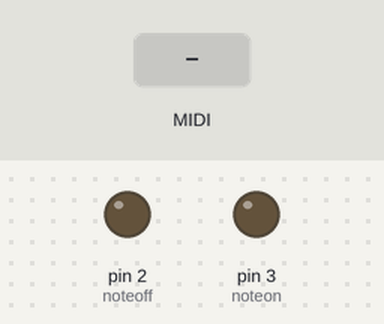
A sketch run on a simulated Arduino Uno, built with avr-gcc and run on an emulated ATmega328P. Parts: output pins drawn as LEDs (lit = HIGH). Inputs (shaded band) come from the test bench. MIDI output is not drawn.

Above: at 1.2 s.
1.3 s: MIDI note 36 received
At 1.45 s:
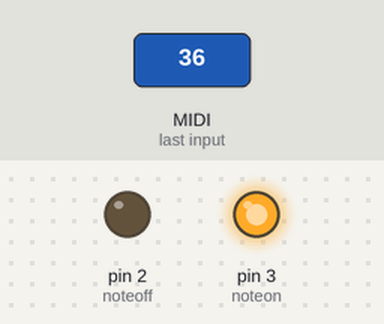
At 2.6 s:
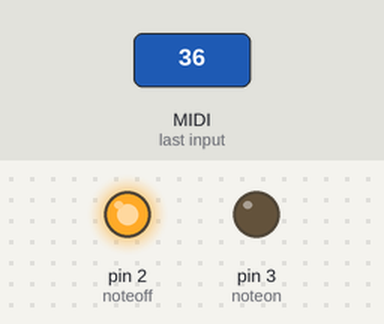
Timing chart, 0 to 4.3 s (numbered marks = the images above; inputs shaded):
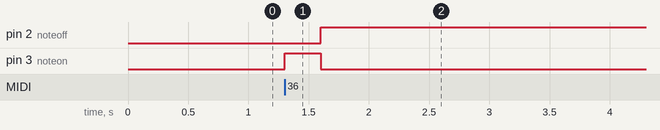

Measured:
- after the input at 1.3 s, pin 2 (noteoff): LOW → HIGH after 0.30 s; pin 3 (noteon): LOW → HIGH at once, → LOW 0.30 s later

The sketch:

MIDItoCVCONVERTER.ino
```cpp
//#include <Adafruit_MCP4725.h>
#include <MIDI.h>  // Add Midi Library

MIDI_CREATE_DEFAULT_INSTANCE();

//int inmidi[]={};
//int j=1;

#define noteon 3
#define noteoff 2

//Adafruit_MCP4725 dac;

void setup() {
//Wire.begin();
//Serial.begin(9600);
pinMode(noteoff,OUTPUT);
pinMode(noteon,OUTPUT);
//dac.begin(0x60);      //Pitch
//dac.setVoltage(1000,false);
//dac.begin(0x61);      //Volume
//dac.setVoltage(1000,false);

MIDI.begin(MIDI_CHANNEL_OMNI); // Initialize the Midi Library.
  // OMNI sets it to listen to all channels.. MIDI.begin(2) would set it
  // to respond to notes on channel 2 only.
MIDI.setHandleNoteOn(MyHandleNoteOn); // This is important!! This command
  // tells the Midi Library which function you want to call when a NOTE ON command
  // is received. In this case it's "MyHandleNoteOn".
MIDI.setHandleNoteOff(MyHandleNoteOff); // This command tells the Midi Library
  // to call "MyHandleNoteOff" when a NOTE OFF command is received.
}

void loop() {

  MIDI.read();

}

void MyHandleNoteOn(byte channel, byte pitch, byte velocity) {
  digitalWrite(noteon,HIGH);
  digitalWrite(noteoff,LOW);
  //dac.begin(0x60);
  //dac.setVoltage(pitch*68,false);
  //dac.begin(0x61);
  //dac.setVoltage(500*velocity,false);

}

void MyHandleNoteOff(byte channel, byte pitch, byte velocity) {
  digitalWrite(noteon,LOW);
  digitalWrite(noteoff,HIGH);
  //dac.begin(0x61);
  //dac.setVoltage(0,false);

}
```
